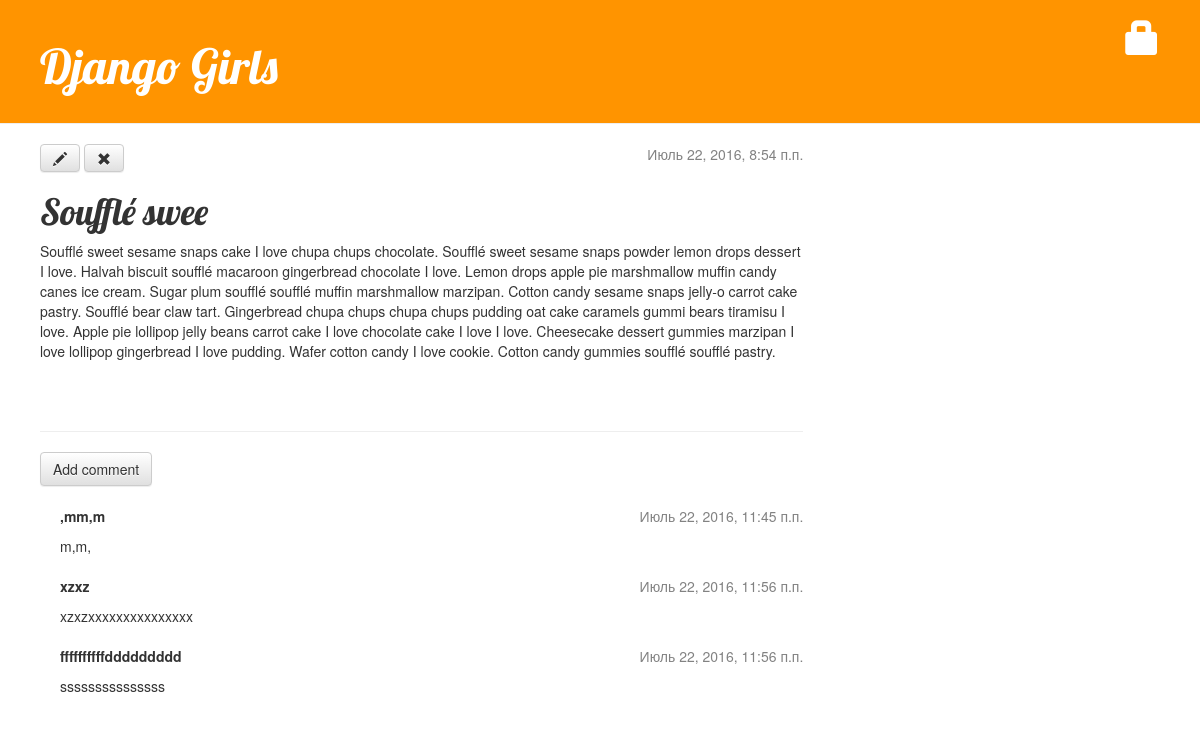
Screenshot of /post/3/ with the database file from the repository.
### blog/models.py (models this page shows, shortened)
class Post(models.Model):
    author = models.ForeignKey('auth.User')
    title = models.CharField(max_length=200)
    text = models.TextField()
    created_date = models.DateTimeField(default=timezone.now)
    published_date = models.DateTimeField(blank=True, null=True)

class Comment(models.Model):
    post = models.ForeignKey('blog.Post', related_name='comments')
    author = models.CharField(max_length=200)
    text = models.TextField()
    created_date = models.DateTimeField(default=timezone.now)
    approved_comment = models.BooleanField(default=False)

### blog/views.py (the view)
# urls.py: url(r'^post/(?P<pk>[0-9]+)/$', views.post_detail, name='post_detail'),
def post_detail(request, pk):
    post = get_object_or_404(Post, pk=pk)
    return render(request, 'blog/post_detail.html', {'post': post})

### blog/templates/blog/post_detail.html (shortened to what this page needs)
 {% extends 'blog/base.html' %}
{% block content %}
    <div class="post">
        {% if post.published_date %}
            <div class="date">
                {{ post.published_date }}
            </div>
        {% else %}
    <a class="btn btn-default" href="{% url 'blog.views.post_publish' pk=post.pk %}">Publish</a>
{% endif %}
        <a class="btn btn-default" href="{% url 'post_edit' pk=post.pk %}"><span class="glyphicon glyphicon-pencil"></span></a>
        <a class="btn btn-default" href="{% url 'post_remove' pk=post.pk %}"><span class="glyphicon glyphicon-remove"></span></a>
        <h1>{{ post.title }}</h1>
        <p>{{ post.text|linebreaksbr }}</p>
    </div>
<hr>
<a class="btn btn-default" href="{% url 'add_comment_to_post' pk=post.pk %}">Add comment</a>
{% for comment in post.comments.all %}
    {% if user.is_authenticated or comment.approved_comment %}
    <div class="comment">
        <div class="date">
            {{ comment.created_date }}
        </div>
        <strong>{{ comment.author }}</strong>
        <p>{{ comment.text|linebreaks }}</p>
    </div>
    {% endif %}
{% empty %}
    <p>No comments here yet :(</p>
{% endfor %}
{% endblock %}

### blog/static/css/blog.css (style rules this page uses)
h1, h2, h3, h4 { font-family: 'Lobster', cursive; }
.date { float: right; color: #828282; }
.post { margin-bottom: 70px; }
.comment { margin: 20px 0px 20px 20px; }

### rows the page displays
Post: published_date "Июль 22, 2016, 8:54 п.п.", title "Soufflé swee", text "Soufflé sweet sesame snaps cake I love chupa chups chocolate. Soufflé sweet sesame snaps powder lemon drops dessert I love. Halvah biscuit soufflé macaroon gingerbread chocolate I love. Lemon drops apple pie marshmallow muffin candy canes ice cream. Sugar plum soufflé soufflé muffin marshmallow marzipan. Cotton candy sesame snaps jelly-o carrot cake pastry. Soufflé bear claw tart. Gingerbread chupa chups chupa chups pudding oat cake caramels gummi bears tiramisu I love. Apple pie lollipop jelly beans carrot cake I love chocolate cake I love I love. Cheesecake dessert gummies marzipan I love lollipop gingerbread I love pudding. Wafer cotton candy I love cookie. Cotton candy gummies soufflé…"
Comment: created_date "Июль 22, 2016, 11:45 п.п.", author ",mm,m", text "m,m,"
Comment: created_date "Июль 22, 2016, 11:56 п.п.", author "xzxz", text "xzxzxxxxxxxxxxxxxxx"
Comment: created_date "Июль 22, 2016, 11:56 п.п.", author "ffffffffffddddddddd", text "sssssssssssssss"
